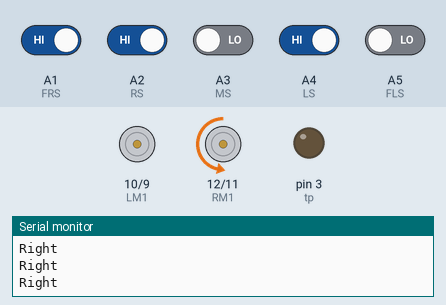
Simulated run of this sketch. Board: Arduino Uno, built with avr-gcc and run on an emulated ATmega328P. On the bench: motor-driver pin pairs drawn as motors (green arrow = first pin HIGH = forward, orange = second pin HIGH = backward, longer = more drive, scaled by the enable pin), output pins drawn as LEDs (lit = HIGH), the last lines printed to the serial monitor. The test bench sets the inputs (shaded band); at power-on: A1 (FRS), A2 (RS), A4 (LS) HIGH, A3 (MS), A5 (FLS) LOW.

Above: at 1.2 s.
1.3 s: A3 (MS) driven HIGH
At 1.8 s:
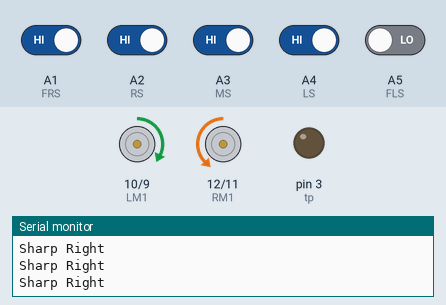
4.3 s: A1 (FRS) driven LOW
At 5.5 s:
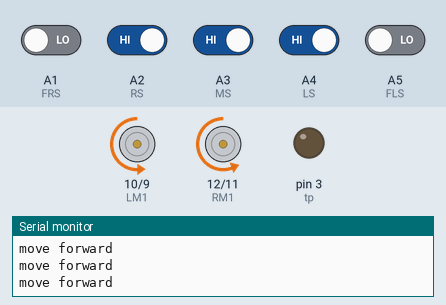
5.8 s: A2 (RS) driven LOW
7.3 s: A3 (MS) driven LOW
At 8.5 s:
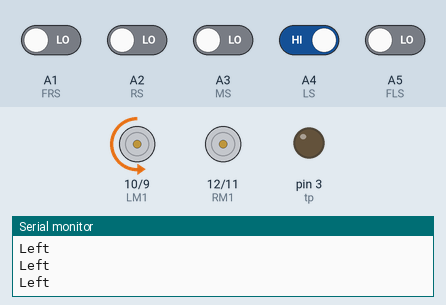
8.8 s: A4 (LS) driven LOW
11.8 s: A1 (FRS) driven HIGH
At 13.1 s:
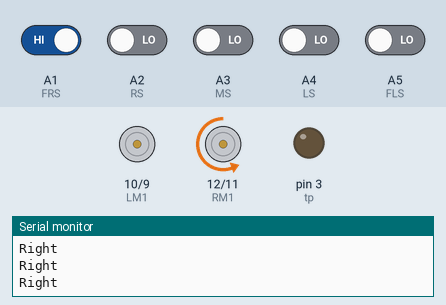
Timing chart, 0 to 14.3 s (numbered marks = the images above; inputs shaded):
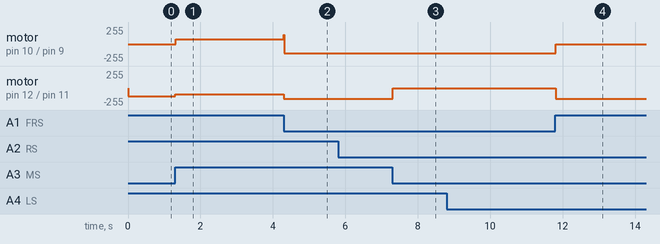

The sketch:

BO-Motor.ino
```cpp
/*
* in3 (HIGH) := Is going backwards of right when looking from the perspective of ultrasonic
* in1 (HIGH) := Is going backwards of left when looking from the perspective of ultrasonic
*/

#define FRS A1
#define FLS A5
#define RS A2
#define MS A3
#define LS A4 // Pin where the IR sensor is connected
int ivm = 0;
int ivl = 0;
int ivr = 0;   // Variable to store the value from the sensor

int turn=0;

long dur;
int dis;

const int ena = 5;
#define LM1 10
#define LM2 9

#define RM1 12
#define RM2 11
const int enb = 6;

const int tp = 3;
const int ep = 4;
void reset(void)
{
  analogWrite(ena,140);
  analogWrite(enb,160);
}
// void uturn()
// {
//     analogWrite(ena,105);
//     digitalWrite(in1,HIGH);
//     digitalWrite(in2,LOW);
//     analogWrite(enb,90);
//     digitalWrite(in3,LOW);
//     digitalWrite(in4,HIGH);
//     delay(390);
//     stop();
// }

// void left()
// {
//     stop();
//     delay(100);
//     forward();
//     delay(100);
//     analogWrite(ena,105);
//     digitalWrite(in1,HIGH);
//     digitalWrite(in2,LOW);
//     analogWrite(enb,90);
//     digitalWrite(in3,LOW);
//     digitalWrite(in4,HIGH);
//     delay(500);
//     stop();
// }

// void right()
// {
//     stop();
//     delay(100);
//     forward();
//     delay(100);
//     analogWrite(ena,105);
//     digitalWrite(in1,LOW);
//     digitalWrite(in2,HIGH);
//     analogWrite(enb,90);
//     digitalWrite(in3,HIGH);
//     digitalWrite(in4,LOW);
//     delay(500);
//     stop();
// }

// void stop()
// {
//     digitalWrite(in1,LOW);
//     digitalWrite(in2,LOW);
//     digitalWrite(in3,LOW);
//     digitalWrite(in4,LOW);
// }

// void backward()
// {
//     analogWrite(ena,105);
//     analogWrite(enb,90);
//     digitalWrite(in1,HIGH);
//     digitalWrite(in2,LOW);
//     digitalWrite(in3,HIGH);
//     digitalWrite(in4,LOW);
// }

// void forward()
// {
//     analogWrite(ena,105);
//     analogWrite(enb,90);
//     digitalWrite(in1,LOW);
//     digitalWrite(in2,HIGH);
//     digitalWrite(in3,LOW);
//     digitalWrite(in4,HIGH);
// }

void setup() {
  // Define pin modes
  pinMode(MS, INPUT);
  pinMode(LS, INPUT);
  pinMode(RS, INPUT);
  pinMode(FRS, INPUT);
  pinMode(FLS, INPUT);
  pinMode(tp,OUTPUT);
  pinMode(ep,INPUT);
  pinMode(ena, OUTPUT);
  pinMode(enb, OUTPUT);
  pinMode(LM1, OUTPUT);
  pinMode(LM2, OUTPUT);
  pinMode(RM1, OUTPUT);
  pinMode(RM2, OUTPUT);

  analogWrite(ena,140);
  analogWrite(enb,125);

  Serial.begin(9600);
}

void loop() {


  // if(digitalRead(MS))     // Middle Sensor On Line
  // {
  //   if((!digitalRead(LS) || !digitalRead(FLS)) && (!digitalRead(RS) || !digitalRead(FRS))) //LS and RS not on line
  //   {
  //   Serial.println("move forward");
  //   digitalWrite(LM1, LOW);
  //   digitalWrite(LM2, HIGH);
  //   digitalWrite(RM1, LOW);
  //   digitalWrite(RM2, HIGH);
  //   }
  //   else if((digitalRead(LS) || digitalRead(FLS))&& (!digitalRead(RS) || !digitalRead(FRS))) //Sharp Left
  //   {
  //   Serial.println("Sharp Left");
  //   digitalWrite(LM1, LOW);
  //   digitalWrite(LM2, HIGH);
  //   digitalWrite(RM1, HIGH);
  //   digitalWrite(RM2, LOW);
  //   }
  //   else if((!digitalRead(FLS) || !digitalRead(LS)) && (digitalRead(RS) || digitalRead(FRS))) //Sharp Right
  //   {
  //   Serial.println("Sharp Right");
  //   digitalWrite(LM1, HIGH);
  //   digitalWrite(LM2, LOW);
  //   digitalWrite(RM1, LOW);
  //   digitalWrite(RM2, HIGH);
  //   }
  //   else if((digitalRead(LS) || digitalRead(FLS))&& (digitalRead(RS) || digitalRead(FRS)))
  //   {
  //   digitalWrite(LM1, LOW);
  //   digitalWrite(LM2, LOW);
  //   digitalWrite(RM1, LOW);
  //   digitalWrite(RM2, LOW);
  //   Serial.println("Stop");
  //   }
  // }
  turn=digitalRead(FLS)+digitalRead(LS)-digitalRead(RS)-digitalRead(FRS);
  if(digitalRead(MS))     // Middle Sensor On Line
  {
    if(!digitalRead(LS) && !digitalRead(RS)) //LS and RS not on line
    {
    Serial.println("move forward");
    digitalWrite(LM1, LOW);
    digitalWrite(LM2, HIGH);
    digitalWrite(RM1, LOW);
    digitalWrite(RM2, HIGH);
    }
    else if(digitalRead(LS) && !digitalRead(RS) || turn >0 ) //Sharp Left
    {
          analogWrite(ena,70);
    analogWrite(enb,90);
    Serial.println("Sharp Left");
    digitalWrite(LM1, LOW);
    digitalWrite(LM2, HIGH);
    digitalWrite(RM1, HIGH);
    digitalWrite(RM2, LOW);
    reset();
    }
    else if(!digitalRead(LS) && digitalRead(RS) || turn < 0) //Sharp Right
    {
          analogWrite(ena,70);
    analogWrite(enb,90);
    Serial.println("Sharp Right");
    digitalWrite(LM1, HIGH);
    digitalWrite(LM2, LOW);
    digitalWrite(RM1, LOW);
    digitalWrite(RM2, HIGH);
        reset();
    }
    else if(digitalRead(LS) && digitalRead(RS))
    {
      Serial.println("move forward");
      digitalWrite(LM1, LOW);
      digitalWrite(LM2, HIGH);
      digitalWrite(RM1, LOW);
      digitalWrite(RM2, HIGH);
    }
  }
  else
  {
  if((!digitalRead(LS) && !digitalRead(FLS)) && (!digitalRead(RS) && !digitalRead(FRS))) // U-Turn
  {
    analogWrite(ena,100);
    analogWrite(enb,120);
    Serial.println("U-TURN");
    digitalWrite(LM1, LOW);
    digitalWrite(LM2, HIGH);
    digitalWrite(RM1, HIGH);
    digitalWrite(RM2, LOW);
        reset();
  }
  else if(turn > 0)   // Turn left
  {
    if(digitalRead(FLS))
    {
    digitalWrite(LM1, LOW);
    digitalWrite(LM2, HIGH);
    digitalWrite(RM1, LOW);
    digitalWrite(RM2, LOW);
    }
    digitalWrite(LM1, LOW);
    digitalWrite(LM2, HIGH);
    digitalWrite(RM1, LOW);
    digitalWrite(RM2, LOW);
    Serial.println("Left");
  }
  else if(turn < 0)     // turn right
  {
    if(digitalRead(FRS))
    {
    digitalWrite(LM1, LOW);
    digitalWrite(LM2, LOW);
    digitalWrite(RM1, LOW);
    digitalWrite(RM2, HIGH);
    }
    digitalWrite(LM1, LOW);
    digitalWrite(LM2, LOW);
    digitalWrite(RM1, LOW);
    digitalWrite(RM2, HIGH);
    Serial.println("Right");
  }
    else if((digitalRead(LS) && digitalRead(FLS)) && (digitalRead(RS) && digitalRead(FRS)))     // STOP
  {
    digitalWrite(LM1, LOW);
    digitalWrite(LM2, LOW);
    digitalWrite(RM1, LOW);
    digitalWrite(RM2, LOW);
  }
  }
  delay(5);
}
```

Measured:
- after the input at 1.3 s, motor on pin 10 (LM1) / pin 9 (LM2): stopped → forward 70/255 at once; motor on pin 12 (RM1) / pin 11 (RM2): backward 125/255 → backward 90/255 at once
- after the input at 4.3 s, motor on pin 10 (LM1) / pin 9 (LM2): forward 70/255 → backward 140/255 at once; motor on pin 12 (RM1) / pin 11 (RM2): backward 90/255 → backward 160/255 at once
- after the input at 7.3 s, motor on pin 12 (RM1) / pin 11 (RM2): backward 160/255 → stopped at once
- after the input at 11.8 s, motor on pin 10 (LM1) / pin 9 (LM2): backward 140/255 → stopped at once; motor on pin 12 (RM1) / pin 11 (RM2): stopped → backward 160/255 at once
